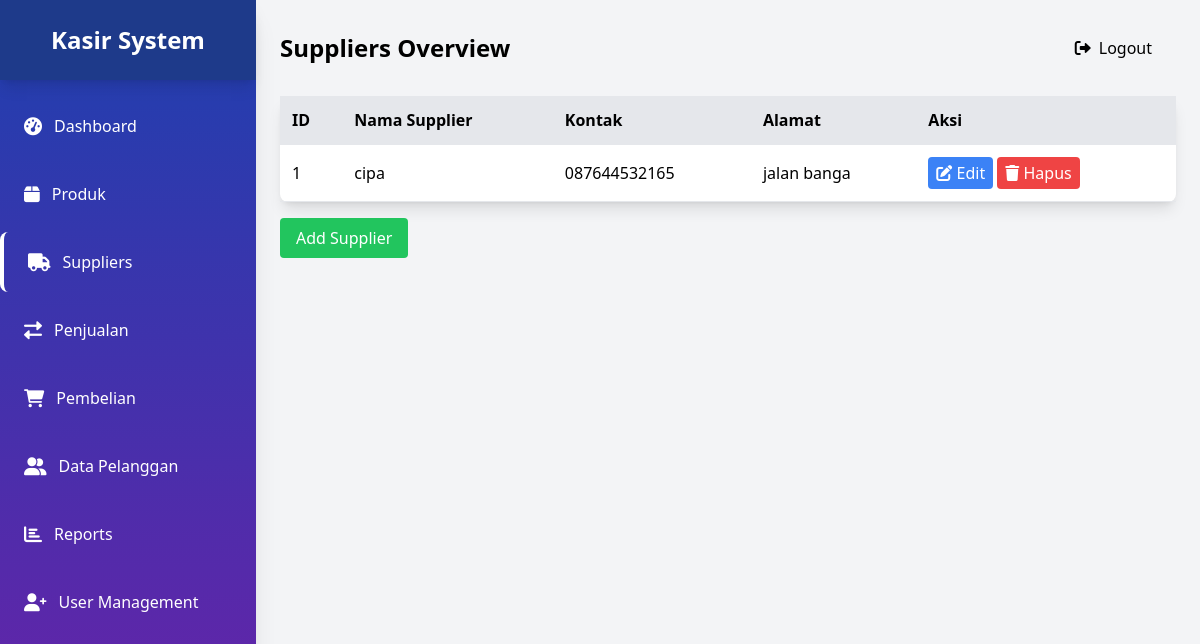
/public/suppliers.php (signed in), run on the app's committed database.
### tables this page shows
CREATE TABLE `supplier` (
  `id_supplier` int(11) NOT NULL,
  `nama_supplier` varchar(255) NOT NULL,
  `kontak` varchar(50) NOT NULL,
  `alamat` text NOT NULL
);

### public/suppliers.php (the view, shortened to what this page needs)
<?php
$current_page = basename($_SERVER['PHP_SELF']);
$db = require_once __DIR__ . '/../app/koneksi.php';
$user_role = $_SESSION['role'] ?? '';
$stmt = $db->query("SELECT * FROM supplier");
$suppliers = $stmt->fetchAll(PDO::FETCH_ASSOC);
?>
<!DOCTYPE html>
<html lang="id">
<head>
    <script src="https://cdn.tailwindcss.com"></script>
    <link href="https://cdnjs.cloudflare.com/ajax/libs/font-awesome/6.0.0/css/all.min.css" rel="stylesheet">
</head>
<body class="bg-gray-100 flex">
    <div class="w-64 h-screen bg-gradient-to-b from-blue-800 to-purple-800 shadow-xl fixed">
        <div class="flex items-center justify-center h-20 bg-blue-900 shadow-lg">
            <h1 class="text-white text-2xl font-bold">Kasir System</h1>
        </div>
        <nav class="mt-4 space-y-2">
            <a href="dashboard.php" class="flex items-center text-white py-4 px-6 hover:bg-white hover:bg-opacity-20 transition rounded-lg ">
                <i class="fas fa-tachometer-alt text-lg mr-3"></i> Dashboard
            </a>
            <a href="products.php" class="flex items-center text-white py-4 px-6 hover:bg-white hover:bg-opacity-20 transition rounded-lg ">
                <i class="fas fa-box text-lg mr-3"></i> Produk
            </a>
            <a href="suppliers.php" class="flex items-center text-white py-4 px-6 hover:bg-white hover:bg-opacity-20 transition rounded-lg <?php echo ($current_page == 'suppliers.php') ? 'border-l-4 border-white' : ''; ?>">
                <i class="fas fa-truck text-lg mr-3"></i> Suppliers
            </a>
            <a href="transaksi.php" class="flex items-center text-white py-4 px-6 hover:bg-white hover:bg-opacity-20 transition rounded-lg">
                <i class="fas fa-exchange-alt text-lg mr-3"></i> Penjualan
            </a>
            <a href="pembelian.php" class="flex items-center text-white py-4 px-6 hover:bg-white hover:bg-opacity-20 transition rounded-lg ">
                <i class="fas fa-shopping-cart text-lg mr-3"></i> Pembelian
            </a>
            <a href="pelanggan.php" class="flex items-center text-white py-4 px-6 hover:bg-white hover:bg-opacity-20 transition rounded-lg ">
                <i class="fas fa-user-friends text-lg mr-3"></i> Data Pelanggan
            </a>
            <a href="reports.php" class="flex items-center text-white py-4 px-6 hover:bg-white hover:bg-opacity-20 transition rounded-lg">
                <i class="fas fa-chart-bar text-lg mr-3"></i> Reports
            </a>
            <?php if ($user_role === 'admin') : ?>
                <a href="register2.php" class="flex items-center text-white py-4 px-6 hover:bg-white hover:bg-opacity-20 transition rounded-lg">
                    <i class="fas fa-user-plus text-lg mr-3"></i> User Management
                </a>
            <?php endif; ?>
        </nav>
    </div>
    <div class="ml-64 flex-1 p-6">
        <div class="flex justify-between items-center mb-6">
            <h1 class="text-2xl font-bold">Suppliers Overview</h1>
            <a href="login.php" class="block text-black-700 py-3 px-6 hover:bg-gray-500 mt-auto rounded-md" onclick="return confirmLogout();">
    <i class="fas fa-sign-out-alt mr-2"></i>Logout
</a>
        </div>
         <table class="min-w-full bg-white rounded-lg shadow-lg mb-4">
                <thead>
                    <tr class="bg-gray-200">
                        <th class="p-3 border-b text-left">ID</th>
                        <th class="p-3 border-b text-left">Nama Supplier</th>
                        <th class="p-3 border-b text-left">Kontak</th>
                        <th class="p-3 border-b text-left">Alamat</th>
                        <th class="p-3 border-b text-left">Aksi</th>
                    </tr>
                </thead>
                <tbody>
                    <?php foreach ($suppliers as $supplier): ?>
                        <tr class="hover:bg-gray-50 transition duration-200">
                            <td class="p-3 border-b"><?php echo $supplier['id_supplier']; ?></td>
                            <td class="p-3 border-b"><?php echo $supplier['nama_supplier']; ?></td>
                            <td class="p-3 border-b"><?php echo $supplier['kontak']; ?></td>
                            <td class="p-3 border-b"><?php echo $supplier['alamat']; ?></td>
                            <td class="p-3 border-b">
    <button class="bg-blue-500 text-white rounded py-1 px-2">
        <i class="fas fa-edit"></i> Edit
    </button>
    <button class="bg-red-500 text-white rounded py-1 px-2">
        <i class="fas fa-trash"></i> Hapus
    </button>
</td>
                        </tr>
                    <?php endforeach; ?>
                </tbody>
            </table>
                <div class="flex justify-between items-center mb-6">
                    <button id="addSupplierBtn" class="bg-green-500 text-white rounded py-2 px-4">Add Supplier</button>
                </div>
        </div>
</body>
</html>

### data on the page
supplier: id_supplier "1", nama_supplier "cipa", kontak "087644532165", alamat "jalan banga"
